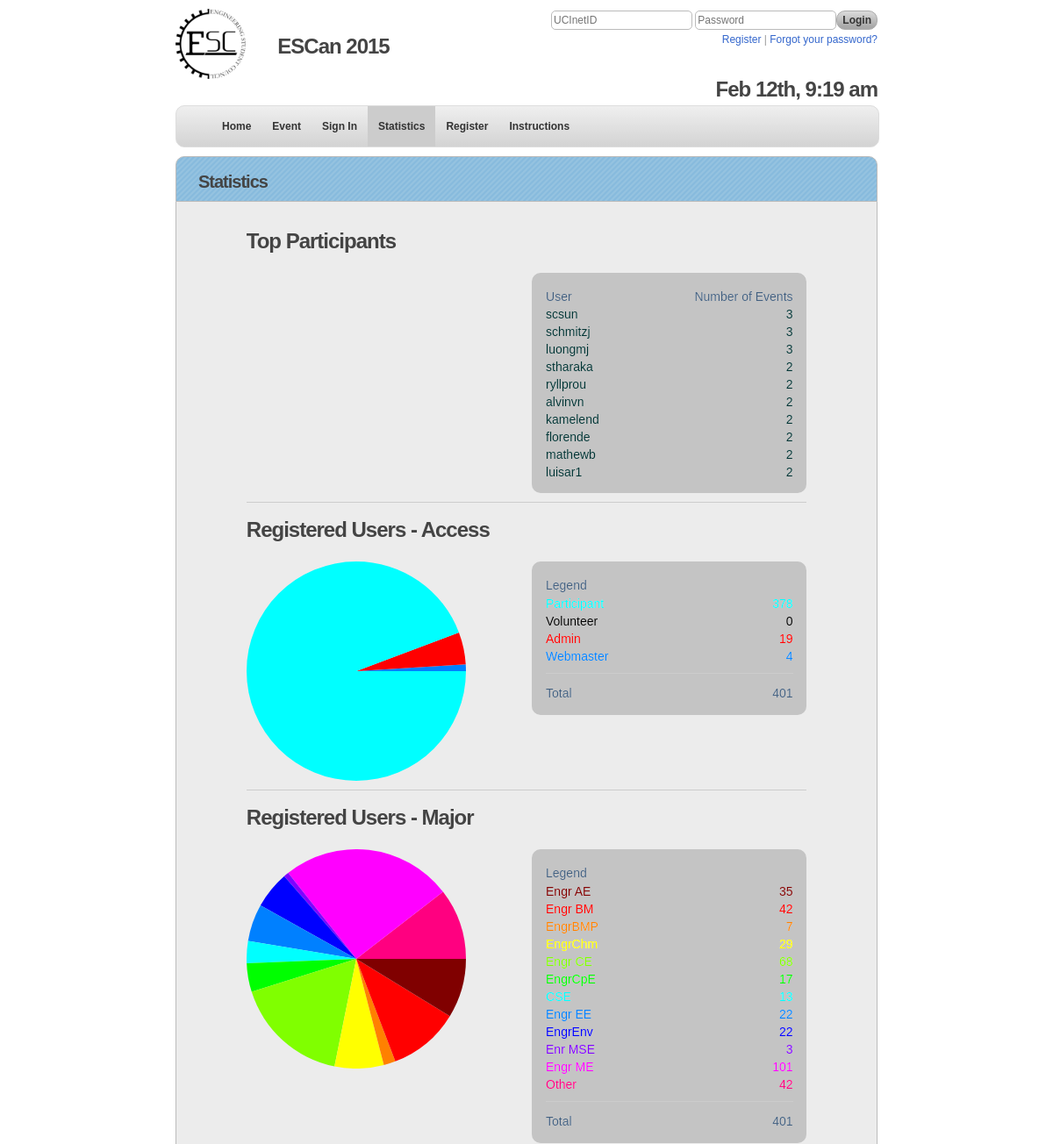
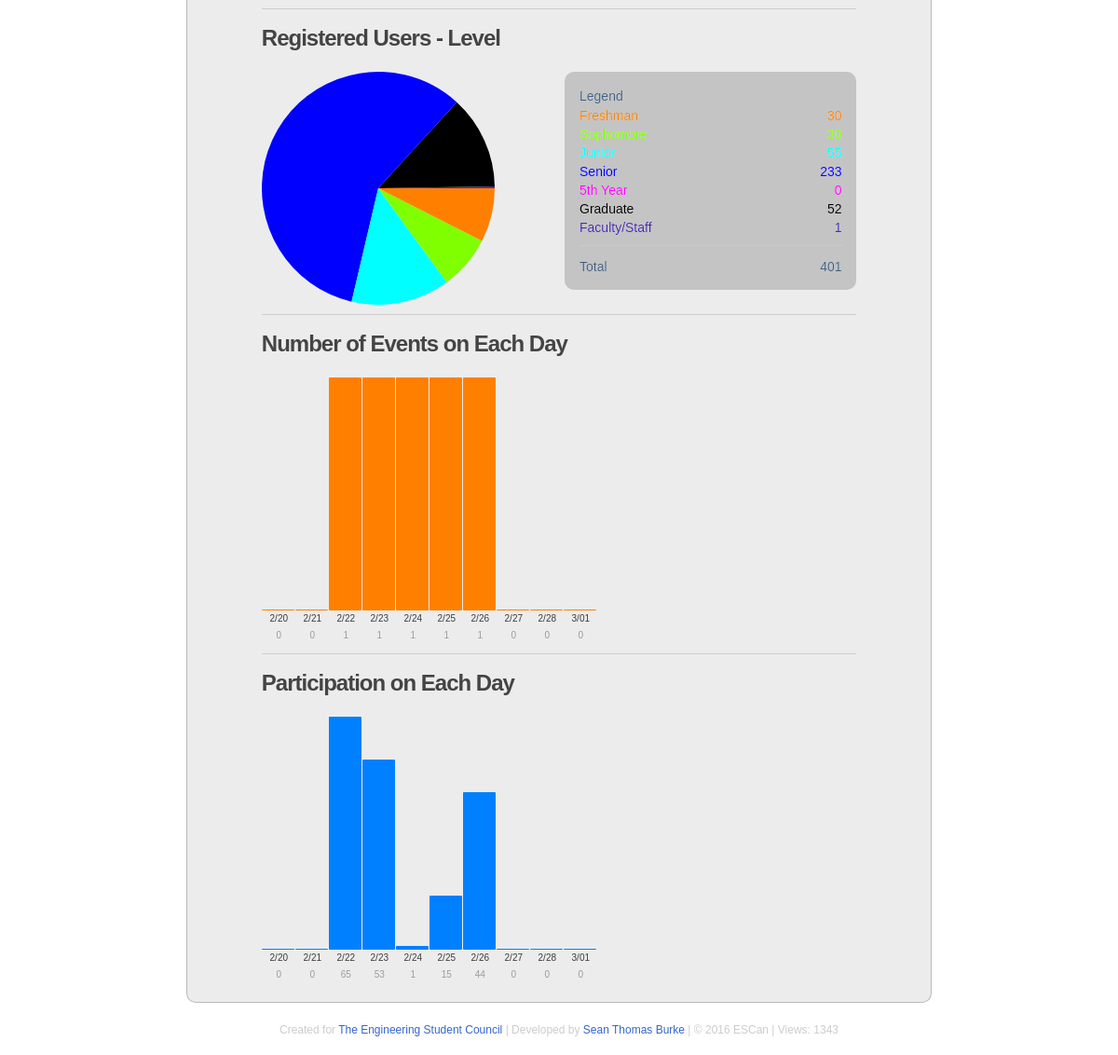
The page /statistics.php on the database its author committed (2 pictures, top to bottom).
### tables this page shows
CREATE TABLE IF NOT EXISTS `settings` (
  `name` varchar(20) NOT NULL,
  `value` varchar(8) NOT NULL,
  PRIMARY KEY (`name`)
);

CREATE TABLE IF NOT EXISTS `tabs` (
  `tid` mediumint(9) NOT NULL AUTO_INCREMENT,
  `page` varchar(20) NOT NULL,
  `title` varchar(20) NOT NULL,
  `access` tinyint(1) NOT NULL DEFAULT '0',
  `public_only` tinyint(1) NOT NULL DEFAULT '0',
  PRIMARY KEY (`tid`)
);

CREATE TABLE IF NOT EXISTS `users` (
  `ucinetid` varchar(8) NOT NULL,
  `barcode` varchar(32) NOT NULL COMMENT 'barcode id',
  `name` varchar(100) NOT NULL COMMENT 'first name',
  `email` varchar(150) NOT NULL COMMENT 'email',
  `major` varchar(75) NOT NULL COMMENT 'Major',
  `level` varchar(20) NOT NULL COMMENT 'Year Level',
  `opt` tinyint(1) NOT NULL DEFAULT '1' COMMENT 'opt-out mail',
  `access` tinyint(1) NOT NULL DEFAULT '0' COMMENT 'access level',
  `elig` tinyint(1) NOT NULL DEFAULT '1' COMMENT 'prize eligible',
  `date` date NOT NULL,
  `time` time NOT NULL,
  `volunteer` varchar(8) NOT NULL,
  PRIMARY KEY (`ucinetid`)
);

### statistics.php (the view)
<?php
require_once 'inc/standard.php';
$page = new Page('statistics', ALL);
$page->setTitle('Statistics');
$page->startGraph();
$var_array = new VarArray();
$sql = "SELECT users.ucinetid, COUNT(*) as num_events FROM  users, barcodes, scans, events
        WHERE users.ucinetid = barcodes.ucinetid
        AND barcodes.barcode = scans.barcode
        AND scans.eid = events.eid
        AND users.elig = 1
        GROUP BY users.name
        ORDER BY num_events DESC
        LIMIT 10;";
$DB->query($sql);
$top_participants = '<div class="row">
                        <h2>Top Participants</h2>
                        <div class="legend_pie">
                            <div class="legend_pie_inside">
                                <div class="row center">
            						<span class="left">User</span>
            						<span class="right">Number of Events</span>
            					</div>';
$result = $DB->resultToArray();
if(!empty($result))
{
    foreach($result as $key => $value)
    {
            $top_participants .=  '<div class="row">
            						<font color="#003333">
            						<span class="left">'.$value[0].'</span>
            						<span class="right">'.$value[1].'</span>
            						</font><br>
            					    </div>';
    }
}
$top_participants .= "      </div>
                        </div>
                    </div>";
foreach($var_array->getAccess() as $key => $value)
{
	$access[$value] = $DB->countOf('users', 'access = "'.$key.'"');
}
$access_stat = new Statistic('pie', 'user_access', 'Registered Users - Access', $access, 6);
foreach ($var_array->getMajors() as $major) {
	$where .= 'major NOT LIKE \''.$major.'\' AND ';
	if($major != "Other")
	{
		$majors[$major] = $DB->countOf('users', 'major = "'.$major.'"');
	}
	else
	{
		$where = substr($where, 0, strlen($where)-5);
		$majors["Other"] = $DB->countOf('users', $where);
	}
}
$majors_stat = new Statistic('pie', 'user_majors', 'Registered Users - Major', $majors, 0);
foreach ($var_array->getLevels() as $level) {
	$levels[$level] = $DB->countOf('users', 'level = "'.$level.'"');
}
$levels_stat = new Statistic('pie', 'user_levels', 'Registered Users - Level', $levels, 2);
foreach ($var_array->getDates() as $key => $value) {
	$new_key = date('n/d',strtotime($key));
	$events[$new_key] = $DB->countOf('events', 'date = "'.$key.'"');
}
$events_stat = new Statistic('bar', 'events_stat', 'Number of Events on Each Day', $events, 2);
foreach ($var_array->getDates(false, true) as $key => $value) {
	$new_key = date('n/d',strtotime($key));
	$sql = 'SELECT COUNT(*)
			FROM scans
			LEFT JOIN events
			ON scans.eid = events.eid
			WHERE events.date LIKE "'.$key.'"';
	$scans[$new_key] = $DB->queryUniqueValue($sql);
}
$participation_stat = new Statistic('bar', 'scans_week', 'Participation on Each Day', $scans, 7);
$bottom .= $top_participants;
$bottom .= '<div class="separator"></div>';
$bottom .= $access_stat->display();
$bottom .= '<div class="separator"></div>';
$bottom .= $majors_stat->display();
$bottom .= '<div class="separator"></div>';
$bottom .= $levels_stat->display();
$bottom .= '<div class="separator"></div>';
$bottom .= $events_stat->display();
$bottom .= '<div class="separator"></div>';
$bottom .= $participation_stat->display();
$box = new Box('Statistics', $bottom);
$content = $box->display('full');
$page->setContent($content);
$page->buildPage();
?>

### inc/classes/Nav.class.php (shortened to what the rows shown need)
<?php
class Nav
{
	public $output;
	function __construct($access, $tab)
	{
		$this->DB = $GLOBALS['DB'];
		$this->tab = $tab;
		$this->access = ($access == '') ? 0:$access;
		if($access == 0)
		{
			$sql = 'SELECT tabs.title, pages.name, pages.url, tabs.public_only, tabs.access
			FROM tabs LEFT JOIN pages
			ON pages.name = tabs.page
			WHERE tabs.access <= "'.$this->access.'"
			OR tabs.public_only = "1"
			ORDER BY tid ASC';
		}
		$result = $this->DB->query($sql);
		$tabs = $this->DB->resultToArray($result);
		$highlight = ' id="highlight"';
		$this->output .= '
		<div id="navigation-section">
		<div id="nav">
		<ul>';
		if(count($tabs) > 0)
		{
			foreach($tabs as $tab)
			{
				$active = ($this->tab == $tab['name']) ? $highlight:'';
				$this->output .= '
					<li><a class="menu-item" '.$active.' href="'.$tab['url'].'?s=nav">'.$tab['title'].'</a></li>';
			}
		}
		else
		{
			$this->output .= '
				<li><a class="menu-item" href="index.php">Home</a></li>';
		}
		$this->output .= '</ul></div></div>';
	}
}
?>

### inc/classes/Statistic.class.php (shortened to what the rows shown need)
<?php
class Statistic {
public $class;
public $title;
public $array;
public $color_offset;
public $color;
public $type;
function __construct($type, $class, $title, $array, $color_offset = 0)
{
	$this->type = $type;
	$this->class= $class;
	$this->title = $title;
	$this->array = $array;
	$this->color_offset = $color_offset;
	$this->color = new Color();
	$this->build();
}
function build()
{
	if($this->type == 'pie')
	{
		$this->buildPie();
	}
	elseif($this->type == 'bar')
	{
		$this->buildBar();
	}
}
function buildPie()
{
	$stat_colors = $this->color->getColorArray(count($this->array), $this->color_offset);
	$i=0;
	foreach($this->array as $key => $value)
	{
		$stat_legend .= '
					<div class="row">
						<font color="'.$stat_colors[$i].'">
						<span class="left">'.$key.'</span>
						<span class="right">'.$value.'</span>
						</font><br>
					</div>';
		$i++;
		$total_count += $value;
	}
	$stat_legend .= '<div class="separator"></div>
				<div class="row">
					<span class="left">Total</span>
					<span class="right">'.$total_count.'</span>
				</div>';
	 $this->html .= '
	 		<div class="row">
	 			<h2><span id="'.$this->class.'">'.$this->title.'</span></h2>
	 			<div id="'.$this->class.'_drop">
		 			<span id="'.$this->class.'_pie" class="pie">Loading...</span>
		 			<script>
		 			$("#'.$this->class.'_pie").sparkline(['.implode(', ', $this->array).'] , {
		 			 type:"pie", height:"250px", sliceColors:["'.implode('", "', $stat_colors).'"]
		 			 });
		 			$("#'.$this->class.'").click(function(){
		 			 $("#'.$this->class.'_drop").slideToggle();
		 			 });
		 			</script>
		 			<div class="legend_pie">
			 			<div class="legend_pie_inside">
			 				<div class="row"><span class="center">Legend</span></div>
			 				<div class="clear"></div>
			 				'.$stat_legend.'
			 			</div>
		 			</div>
		 		</div>
	 		</div>';
}
function buildBar()
{
	$bar_width = 35;
	$stat_colors = $this->color->getColorArray(count($this->array), $this->color_offset);
	foreach($this->array as $key => $value)
	{
		$stat_legend .= '<div class="legend_bar_item" style="width:'.$bar_width.'px;">
							<span class="legend_bar_key">'.$key.'</span><br><span class="legend_bar_value">'.$value.'</span>
						</div>
						';
	}
	$this->html .= '
			<div class="row">
				<h2><span id="'.$this->class.'">'.$this->title.'</span></h2>
				<div id="'.$this->class.'_drop">
					<span id="'.$this->class.'_bar" class="bar">Loading...</span>
					<script>
						$("#'.$this->class.'_bar").sparkline(['.implode(', ', $this->array).'] , {
						 	type:"bar", barColor: "'.$stat_colors[0].'", height:"250px", barWidth:'.$bar_width.'
						 });
						$("#'.$this->class.'").click(function(){
							$("#'.$this->class.'_drop").slideToggle();
							});
					</script>
					<div class="legend_bar">
						'.$stat_legend.'
					</div>
		 		</div>
			</div>';
}
}
?>

### inc/classes/Page.class.php (shortened to what the rows shown need)
<?php
class Page
{
	public $DB;
	public $banner;
	public $content;
	public $content_bottom;
	public $description;
	public $extra_meta;
	public $footer;
	public $graph;
	public $google;
	public $html;
	public $header;
	public $isPhone;
	public $js;
	public $logo_src;
	public $keywords;
	public $navigation;
	public $pageviews;
	public $title;
	public $login;
	public $nav;
	function __construct($name, $access = ALL)
	{
		$this->DB = $GLOBALS['DB'];
		$this->login = new Login();
		$sql = "SELECT p.* FROM pages AS p
				WHERE name = '$name'";
		if(!($this->DB->query($sql)))
			die('Could not get page: '.$this->DB->getError());
		$page = $this->DB->resultToSingleArray();
		if(strstr($_SERVER['HTTP_USER_AGENT'], 'iPhone'))
			$this->isPhone = true;
		else
			$this->isPhone = false;
		$this->isPhone = false;
		$this->pageviews = $page['views'];
		$this->description = $page['description'];
		$this->content = $page['content'];
		$this->title = ucfirst($page['name']);
		$this->logo_src = 'images/logo200.png';
		$this->nav = new Nav($_SESSION['access'], $page['tab']);
	}
	public function setTitle($title)
	{
		$this->title = $title;
	}
	public function buildJSInitial()
	{
		$this->js_initial = '
		<script>
    		$(document).ready(function() {';
    		$this->js_initial .= '
            update();
            setInterval(update, 1000);';
            $this->js_initial .= $this->js;
    		$this->js_initial .= ' });
		</script>';
	}
	public function setContent($content_bottom)
	{
		$this->content_bottom = $content_bottom;
	}
	public function startGraph()
	{
		$this->graph = '<script type="text/javascript" src="js/jquery.sparkline.min.js"></script>';
	}
	public function setGoogleAnalytics()
	{
		$this->google = '<script type="text/javascript">
		  var _gaq = _gaq || [];
		  _gaq.push([\'_setAccount\', \'UA-25773399-2\']);
		  _gaq.push([\'_trackPageview\']);
		  (function() {
		    var ga = document.createElement(\'script\'); ga.type = \'text/javascript\'; ga.async = true;
		    ga.src = (\'https:\' == document.location.protocol ? \'https://ssl\' : \'http://www\') + \'.google-analytics.com/ga.js\';
		    var s = document.getElementsByTagName(\'script\')[0]; s.parentNode.insertBefore(ga, s);
		  })();
		</script>';
	}
	private function updatePageView()
	{
		$this->pageviews += 1;
	}
	private function buildHTML()
	{
		$css = 'global';
		$css = ($css) ? '<link rel=stylesheet type="text/css" href="css/'.$css.'.css"  >' : '';
		$this->html =
		'<!DOCTYPE HTML PUBLIC "-//W3C//DTD HTML 4.01 Transitional//EN" "http://www.w3.org/TR/html4/loose.dtd">
		<html>
		<head>
			<title>'.$this->title.' - '.PRODUCT.'</title>
			<link rel="shortcut icon" href="/favicon.ico">
			<link rel="icon" href="/favicon.ico" type="image/x-icon">
			<meta property="og:title" content="'.PRODUCT.'" />
			<meta property="og:type" content="website" />
			<meta property="og:url" content="'.$_SERVER['PHP_SELF'].'" />
			<meta property="og:image" content="'.$this->logo_src.'" />
			<meta property="og:description" content="'.$this->description.'" />
			<meta property="fb:app_id" content="203055886388488" />
			<meta property="fb:admin" content="hawaiianchimp" />
			'.$this->extra_meta.'
			<meta http-equiv="X-UA-Compatible" content="chrome=1" />
			<meta http-equiv="Content-Type" content="text/html; charset=UTF-8" />
			<meta name="description" content="'.$this->description.'">
			<meta name="keywords" content="'.$this->keywords.'">'
		    .$css.'
		    <link rel=stylesheet type="text/css" href="js/introjs.min.css">
		    <script src="js/jquery-2.1.3.min.js"></script>
	    	<script type="text/javascript" src="js/moment.min.js"></script>
	    	<script type="text/javascript" src="//www.google.com/jsapi"></script>
	    	<script src="js/jquery-2.1.3.min.js"></script>
		    <script type="text/javascript">
			    google.load(\'visualization\', \'1\', {packages: [\'corechart\']});
		    </script>
		    <script type="text/javascript" src="js/escan.min.js"></script>'
	        .$this->graph
		.'</head>';
	}
	private function buildHeader()
	{
		$sql = 'SELECT value
		FROM settings
		WHERE name = "eweekstart"';
		$this->DB->query($sql);
		$eweekstart = $this->DB->resultToSingleArray();
		$this->header = ' <body>
		<div id="wrapper">
		<div id="banner">'
		.$this->banner.'
		</div>
		<div id="header">
			<div id="logo">
				<a href="index.php?r=logo">
				<img src="'.$this->logo_src.'" alt="'.PRODUCT.'">
				<div id="logoname"><h2>'.PRODUCT.' '.date('Y', strtotime($eweekstart[0])).'</h2></div>
				</a>
			</div>
			'.$this->login->loginFormMini('login','login.php','loginmini', $this->isPhone).'
			<div id="today" class="nophone"><h2 id="time">Today: '.date('M d, h:i A', strtotime(NOW_DATE.' '.NOW_TIME)).'</h2></div>
		</div>';
	}
	private function buildNav()
	{
		$this->navigation = $this->nav->display();
	}
	private function buildContent()
	{
		$this->content = '
		<div id="container">
 		'.$this->content_bottom.'</div>';
	}
	private function buildFooter()
	{
		$this->footer = '
		</div>
		<div id="copyright">
			<p>Created for <a href="'.WEBSITE.'">'.ORGANIZATION.'</a> |
			Developed by <a href="http://www.seantburke.com/?r=escan">Sean Thomas Burke</a> |
			&copy; '.date('Y').' '.PRODUCT.' |
			Views: '.$this->pageviews.'</p>
		</div>
		</div>
		'.$this->google
		.'
		<script>
    		function update(){
        		$("#time").text(
        		    moment().format("MMM Do, h:mm a")
        		    );
    		}
		</script>'
	    .$this->js_initial
		.'<script type="text/javascript">
		  var _gaq = _gaq || [];
		  _gaq.push([\'_setAccount\', \'UA-25773399-3\']);
		  _gaq.push([\'_trackPageview\']);
		  (function() {
		    var ga = document.createElement(\'script\'); ga.type = \'text/javascript\'; ga.async = true;
		    ga.src = (\'https:\' == document.location.protocol ? \'https://ssl\' : \'http://www\') + \'.google-analytics.com/ga.js\';
		    var s = document.getElementsByTagName(\'script\')[0]; s.parentNode.insertBefore(ga, s);
		  })();
		</script>
		</body>
		</html>';
	}
	public function buildPage()
	{
		$this->buildHTML();
		$this->buildHeader();
		$this->buildContent();
		$this->buildFooter();
		$this->content = $this->html.$this->header.$this->navigation.$this->content.$this->footer;
		echo $this->content;
		exit;
	}
}
?>

### rows shown on the page
settings: value "2015"
tabs: title "Home"
tabs: title "Event"
tabs: title "Sign In", access "0", public_only "1"
tabs: title "Statistics"
tabs: title "Register"
tabs: title "Instructions"
users: ucinetid "scsun", value "3"
users: ucinetid "schmitzj", value "3"
users: ucinetid "luongmj", value "3"
users: ucinetid "stharaka", value "2"
users: ucinetid "ryllprou", value "2"
users: ucinetid "alvinvn", value "2"
users: ucinetid "kamelend", value "2"
users: ucinetid "florende", value "2"
users: ucinetid "mathewb", value "2"
users: ucinetid "luisar1", value "2"

### other values the page prints
PRODUCT "ESCan"
$this->title "Statistics"
$this->title "Registered Users - Access Registered Users - Major Registered Users - Level"
$key "Participant"
$value "378"
$key "Volunteer"
$value "0"
$key "Admin"
$value "19"
$key "Webmaster"
$value "4"
$total_count "401 401 401"
$key "Engr AE"
$value "35"
$key "Engr BM"
